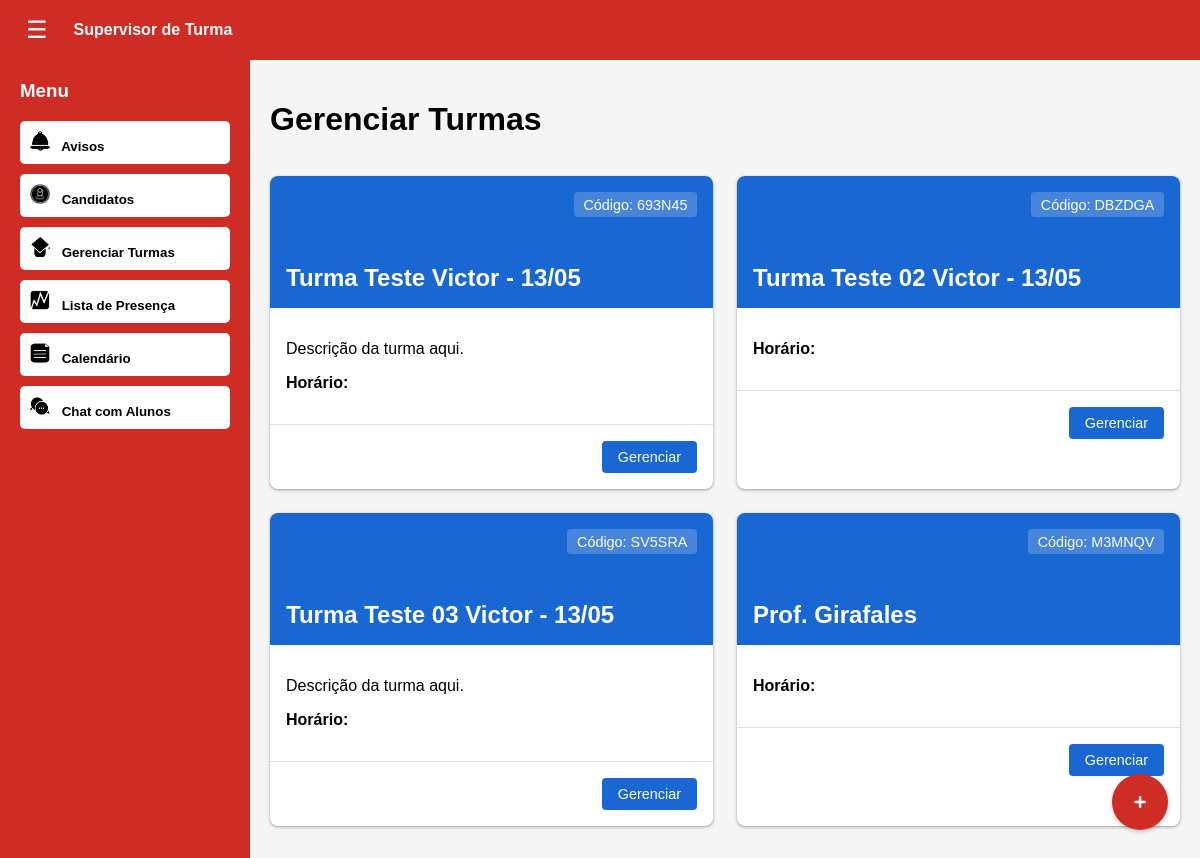
Screenshot of /turmas/professor/ (signed in) with the database file from the repository.
### portal/models.py (models this page shows, shortened)
class Turma(models.Model):
    nome = models.CharField(max_length=100)
    professor = models.ForeignKey('Professor', on_delete=models.SET_NULL, null=True)
    codigo = models.CharField(max_length=20, unique=True, default='DEFAULT001')
    descricao = models.TextField(blank=True)
    data_criacao = models.DateTimeField(default=timezone.now)
    alunos = models.ManyToManyField('Aluno', related_name='turmas', blank=True)

### portal/views.py (the view, shortened to what this page needs)
# urls.py: path('turmas/professor/', views.turmas_professor, name='turmas_professor'),
@login_required
@user_passes_test(is_professor)
def turmas_professor(request):
    professor = get_object_or_404(Professor, user=request.user)
    turmas = Turma.objects.filter(professor=professor)
    return render(request, 'turmas_professor.html', {'turmas': turmas})

### portal/views.py (called while the page is built)
def is_professor(user):
    return Professor.objects.filter(user=user).exists()

### portal/templates/turmas_professor.html (shortened to what this page needs)
<!DOCTYPE html>
<html lang="pt-br">
<head>
    <link rel="stylesheet" href="https://cdnjs.cloudflare.com/ajax/libs/font-awesome/5.15.3/css/all.min.css">
</head>
<body>
    <div class="header">
        <button class="toggle-btn" onclick="toggleSidebar()">☰</button>
        <div class="nome_professor">Supervisor de Turma</div>
    </div>
    <div class="sidebar" id="sidebar">
        <h3>Menu</h3>
        <button onclick="window.location.href='/avisos/'">
            <img src="/static/portal/img/avisos.png" alt="Avisos" style="width:20px; height:20px; margin-right:8px;">
            Avisos
        </button>
        <button onclick="window.location.href='/candidatos/'">
            <img src="/static/portal/img/candidatos.png" alt="Candidatos" style="width:20px; height:20px; margin-right:8px;">
            Candidatos
        </button>
        <button onclick="window.location.href='/turmas/professor/'">
            <img src="/static/portal/img/turmas.png" alt="Gerenciar Turmas" style="width:20px; height:20px; margin-right:8px;">
            Gerenciar Turmas
        </button>
        <button onclick="window.location.href='/turmas/listar/'">
            <img src="/static/portal/img/presenca.png" alt="Lista de Presença" style="width:20px; height:20px; margin-right:8px;">
            Lista de Presença
        </button>
        <button onclick="window.location.href='/calendario/'">
            <img src="/static/portal/img/papel.png" alt="Calendário" style="width:20px; height:20px; margin-right:8px;">
            Calendário
        </button>
        <button onclick="window.location.href='/chat/professor/'">
            <img src="/static/portal/img/chat.png" alt="Chat com Alunos" style="width:20px; height:20px; margin-right:8px;">
            Chat com Alunos
        </button>
    </div>
    <div class="content">
        <h1>Gerenciar Turmas</h1>
        <div class="turmas-grid">
            {% for turma in turmas %}
            <div class="turma-card">
                <div class="turma-header">
                    <div class="turma-codigo">Código: {{ turma.codigo }}</div>
                    <h2 class="turma-titulo">{{ turma.nome }}</h2>
                </div>
                <div class="turma-conteudo">
                    <p>{{ turma.descricao }}</p>
                    <p><strong>Horário:</strong> {{ turma.horario }}</p>
                </div>
                <div class="turma-footer">
                    <a href="{% url 'conteudo_turma' turma.id %}" class="btn-gerenciar">Gerenciar</a>
                </div>
            </div>
            {% endfor %}
        </div>
    </div>
    <div class="btn-container">
        <button class="btn-criar" onclick="abrirModal()">
            <i class="fas fa-plus"></i>
        </button>
    </div>
</body>
</html>

### portal/templates/turmas_professor.html (style rules this page uses)
body { margin: 0; font-family: Arial, sans-serif; background: #f5f5f5; }
.header { width: 100%; height: 60px; background: #CE2C25; color: white; display: flex; align-items: center; padding: 0 20px; box-sizing: border-box; position: fixed; top: 0; left: 0; z-index: 1000; }
.toggle-btn { font-size: 24px; margin-right: 20px; cursor: pointer; background: none; border: none; color: white; }
.nome_professor { font-weight: bold; flex-grow: 1; }
.sidebar { position: fixed; top: 60px; left: 0; width: 250px; height: calc(100% - 60px); background: #CE2C25; padding: 20px; box-sizing: border-box; transition: transform 0.3s ease; overflow-y: auto; z-index: 999; }
.sidebar h3 { color: white; margin-top: 0; }
.sidebar button { display: block; width: 100%; margin: 10px 0; padding: 10px; background: white; color: black; border: none; cursor: pointer; text-align: left; border-radius: 5px; font-weight: bold; }
.content { margin-top: 60px; margin-left: 250px; padding: 20px; transition: margin-left 0.3s ease; max-width: 1200px; }
.turmas-grid { display: grid; grid-template-columns: repeat(auto-fill, minmax(300px, 1fr)); gap: 1.5rem; padding: 1rem 0; }
.turma-card { background: white; border-radius: 8px; overflow: hidden; box-shadow: 0 1px 2px 0 rgba(60,64,67,0.3), 0 1px 3px 1px rgba(60,64,67,0.15); transition: box-shadow 0.3s; }
.turma-header { height: 100px; background-color: #1967d2; color: white; padding: 1rem; position: relative; }
.turma-codigo { position: absolute; top: 1rem; right: 1rem; background: rgba(255,255,255,0.2); padding: 0.3rem 0.6rem; border-radius: 4px; font-size: 0.9rem; }
.turma-titulo { font-size: 1.5rem; margin: 0; position: absolute; bottom: 1rem; }
.turma-conteudo { padding: 1rem; }
.turma-footer { padding: 1rem; border-top: 1px solid #e0e0e0; display: flex; justify-content: flex-end; }
.btn-gerenciar { background-color: #1967d2; color: white; border: none; padding: 0.5rem 1rem; border-radius: 4px; cursor: pointer; font-size: 0.9rem; transition: background-color 0.2s; text-decoration: none; }
.btn-criar { position: fixed; right: 2rem; bottom: 2rem; background-color: #CE2C25; color: white; border: none; width: 56px; height: 56px; border-radius: 50%; box-shadow: 0 2px 4px rgba(0,0,0,0.2); cursor: pointer; transition: background-color 0.2s; }

### rows the page displays
Turma: codigo "693N45", nome "Turma Teste Victor - 13/05", descricao "Descrição da turma aqui."
Turma: codigo "DBZDGA", nome "Turma Teste 02 Victor - 13/05"
Turma: codigo "SV5SRA", nome "Turma Teste 03 Victor - 13/05", descricao "Descrição da turma aqui."
Turma: codigo "M3MNQV", nome "Prof. Girafales"
